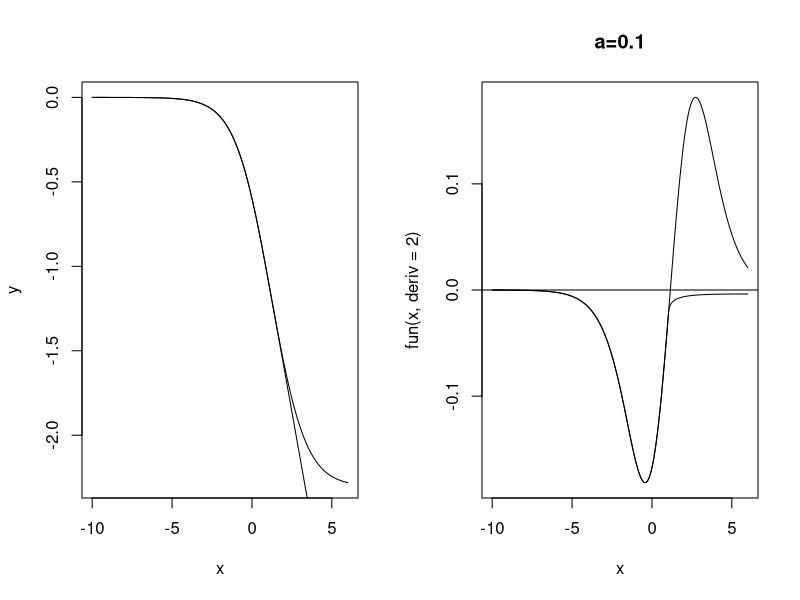
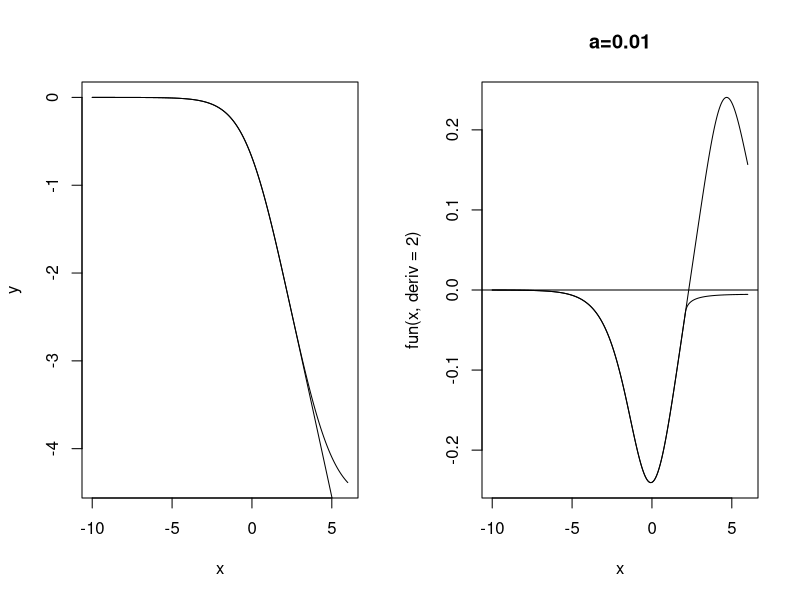
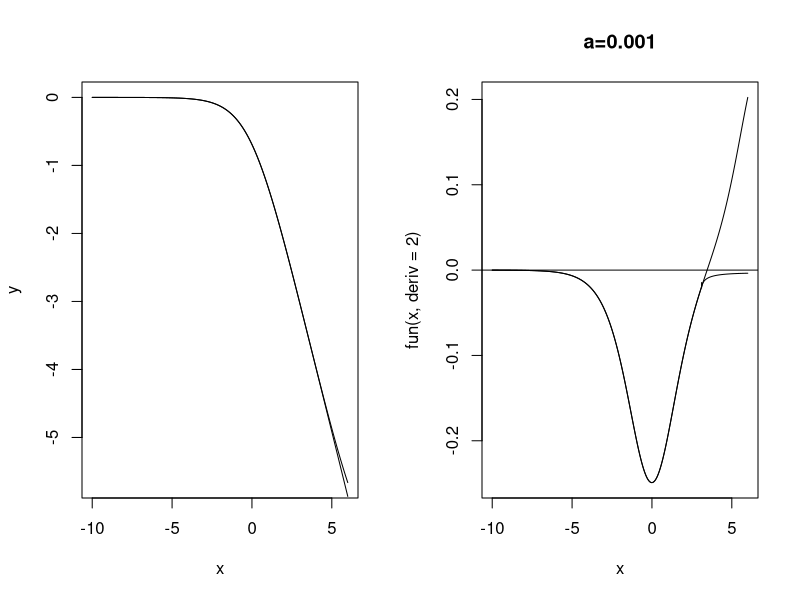
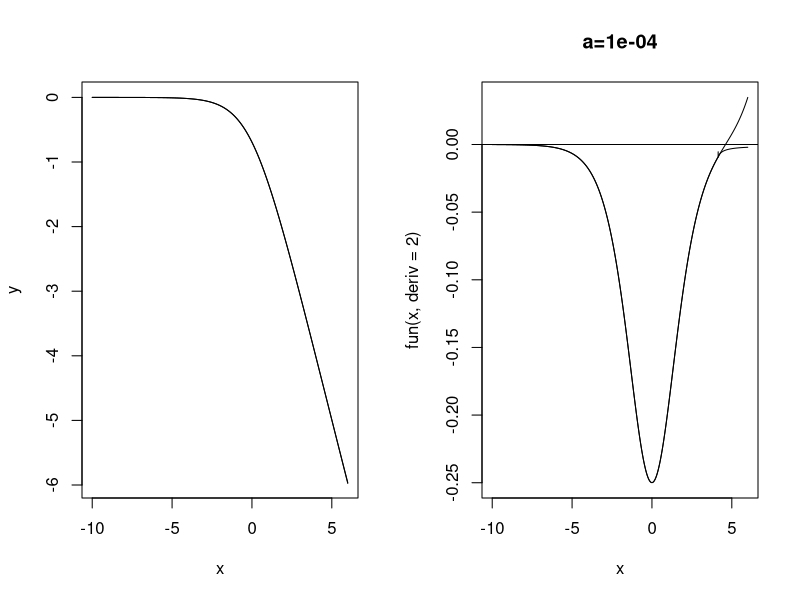
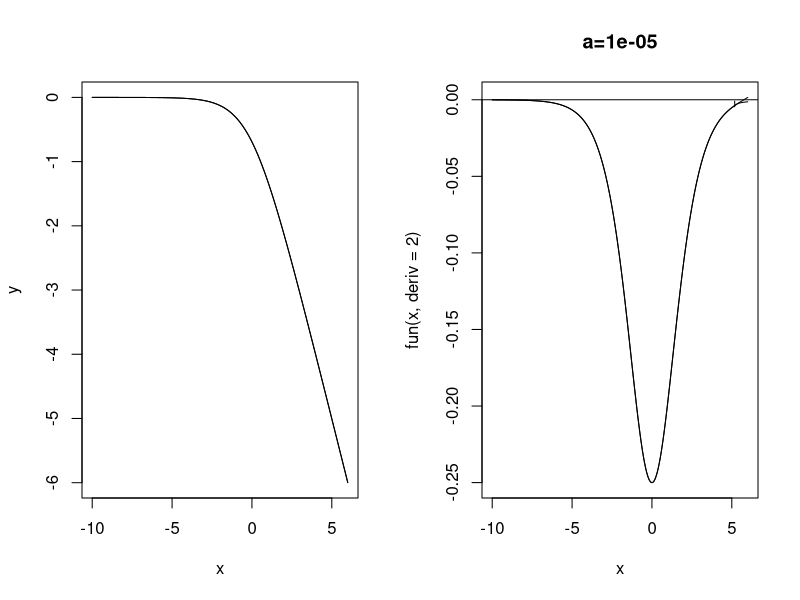
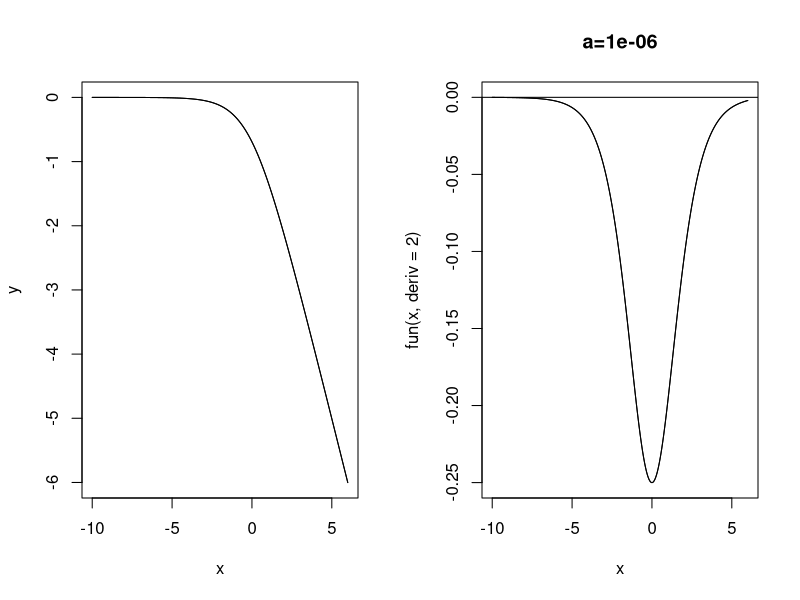

Write the R code that produced these figures, in order.
ll <- function(x, a) {
    phi <- 1/(1+exp(-x))
    return (log (a * phi + (1-phi)))
}

ll.new <- function(x, a) {
    phi <- 1/(1+exp(-x))
    x0 <- (-0.5 * log(a)) * 0.9
    x1 <- (-0.5 * log(a)) * 0.98
    idx <- which(x >= x0)
    if (length(idx) > 0) {
        xx <- x[idx]
        x0 <- x0 + (x1-x0) * (1 - exp(-sqrt(xx-x0)))
        ex0 <- exp(-x0)
        yy <- log((a+ex0) / (1+ex0)) +
            ((ex0*(a-1)) / ((a + ex0)*(1+ex0)))*(xx-x0) +
            0.5 * (((-a + (ex0)^2)*(a-1)*ex0) / ( (a+ex0)^2 * (1+ex0)^2)) * (xx-x0)^2
    }
    val <- log (a * phi + (1-phi))
    if (length(idx) >0) {
        val[idx] <- yy
    }
    return (val)
}

for (a in 1/10^(1:6)) {

    x <- seq(-10, 6, len = 10000)
    y <- ll(x, a)
    fun <- splinefun(x, y)
    ynew <- ll.new(x, a)
    fun.new <- splinefun(x, ynew)

    dev.new()
    par(mfrow = c(1, 2))
    plot(x,y, type = "l")
    lines(x,ynew, type = "l")
    plot(x,fun(x, deriv = 2), type = "l")
    lines(x,fun.new(x, deriv = 2), type = "l")
    abline(h = 0)
    title(paste0("a=", a))
}
